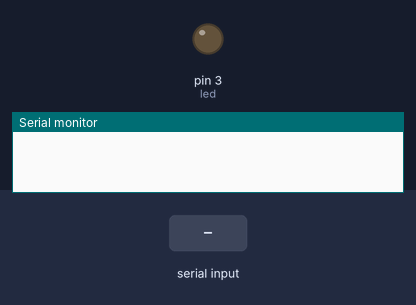
This sketch was run on a simulated Arduino Uno, built with avr-gcc and run on an emulated ATmega328P. Shown: output pins drawn as LEDs (lit = HIGH), the last lines printed to the serial monitor. Inputs (shaded band) come from the test bench.

Above: at 1.2 s.
1.3 s: byte 30 received over Serial
At 2.1 s:
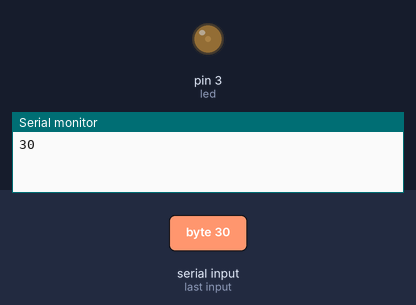
2.8 s: byte 90 received over Serial
At 3.3 s:
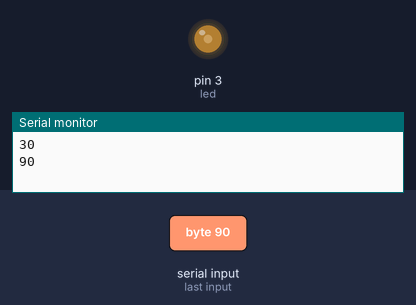
Timing chart, 0 to 5.8 s (numbered marks = the images above; inputs shaded):
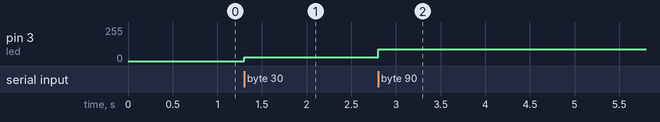

Measured:
- after the input at 1.3 s, pin 3 (led): 0/255 → 30/255 at once
- after the input at 2.8 s, pin 3 (led): 30/255 → 90/255 at once

The sketch:

PWMe.ino
```cpp
const int led = 3;
int brillo;
byte Csharp;

void setup() {
  // put your setup code here, to run once:
  Serial.begin(9600);
  pinMode(led, OUTPUT);

}

void loop() {
  if (Serial.available() > 0) {

    Csharp = Serial.read();

    Serial.println(Csharp, DEC);

    analogWrite(led, int(Csharp));

  }
}
```
